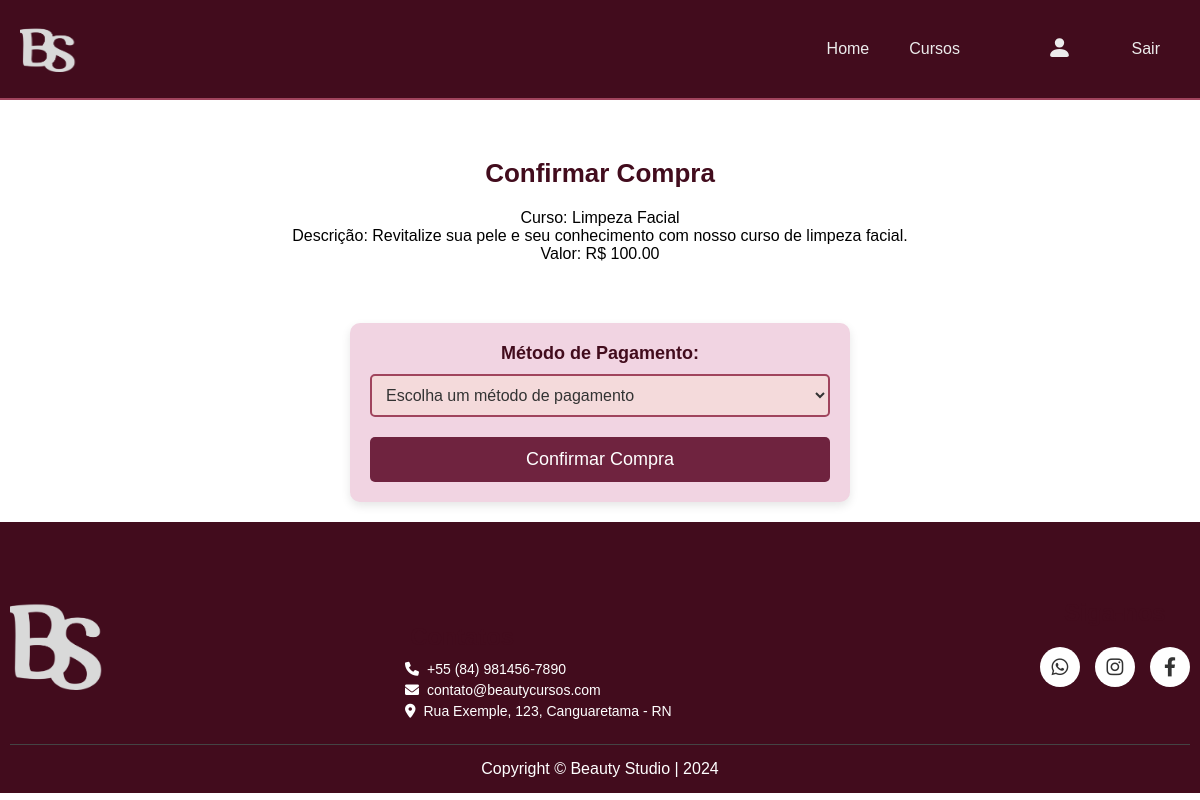
Page /curso/11/comprar/ (signed in) on the committed database.
### BStudios/models.py (models this page shows, shortened)
class Curso(models.Model):
    idCurso = models.BigAutoField(primary_key=True)
    nome = models.CharField(max_length=100, null=False)
    image = models.ImageField(upload_to='image/curso', null=True)
    descricao = models.CharField(max_length=300, null=False)
    dataInicio = models.DateField(null=False)
    dataFim = models.DateField(null=False)
    hora_inicio = models.TimeField(null=False)
    hora_final = models.TimeField(null=False)
    dias = models.CharField(max_length=100,null=False)
    valor_cur = models.DecimalField(max_digits=10, decimal_places=2, null=False)
    fk_idCaCursos = models.ForeignKey(CaCursos, on_delete=models.CASCADE)
    fk_idFuncionario = models.ForeignKey(Funcionario, on_delete=models.CASCADE)

### BStudios/views.py (the view, shortened to what this page needs)
# urls.py: path('curso/<idCurso>/comprar/', views.comprar_pedido, name='comprar_curso'),
@login_required
def comprar_pedido(request, idCurso):
    curso = Curso.objects.get(idCurso=idCurso)
    if Pedido.objects.filter(fk_idUsuario=request.user, fk_idCurso=curso).exists():
        return render(request, 'BStudios/ja_comprou.html', {'curso': curso})
    form = MetodoPagamentoForm()
    context = {'curso':curso, 'form':form}
    return render(request, 'BStudios/confirmar_compra.html', context)

### BStudios/forms.py
class MetodoPagamentoForm(forms.Form):
    metodo_pagamento = forms.ModelChoiceField(
        queryset=MetodoPagamento.objects.all(),
        empty_label="Escolha um método de pagamento",
        widget=forms.Select
    )

### BStudios/models.py (called while the page is built)
    def __str__(self):
      return self.tipo

### BStudios/templates/BStudios/confirmar_compra.html (shortened to what this page needs)
{% extends "BStudios/master.html" %}
{%load static %}
{% block content %}
<link rel="stylesheet" href="{% static 'css/compra.css' %}">
<h2>Confirmar Compra</h2>
<p>Curso: {{ curso.nome }}</p>
<p>Descrição: {{ curso.descricao }}</p>
<p>Valor: R$ {{ curso.valor_cur }}</p>
<form method="POST">
  <label for="metodo_pagamento">Método de Pagamento:</label>
  {{ form.metodo_pagamento }}
  <button type="submit">Confirmar Compra</button>
</form>
{% endblock content %}

### BStudios/static/css/master.css (style rules this page uses)
:root { --vinhoprinci: #420c1d; --vinho: #6f233f; --vinhoclaro: #a0445d; --marromleve: #cb5c64; --vinhobb: #e490ba; --vinhclaro: #eaa59f; --brancovinho: #f4dadb; --corhover: #eaa59f5b; --fontwhite: #ececec; }
* { margin: 0; padding: 0; box-sizing: border-box; font-family: Verdana, Geneva, Tahoma, sans-serif; }

### BStudios/static/css/compra.css (style rules this page uses)
h2 { color: #420c1d; font-size: 26px; margin-bottom: 20px; text-align: center; margin-top: 5%; }
form { background-color: #f1d4e2; padding: 20px; border-radius: 10px; max-width: 500px; margin: 20px auto; box-shadow: 0 4px 10px rgba(0, 0, 0, 0.1); margin-top: 5%; }
form label { display: block; font-size: 18px; margin-bottom: 10px; color: #420c1d; font-weight: bold; }
form select { width: 100%; padding: 10px; margin-bottom: 20px; border: 2px solid #a0445d; border-radius: 5px; font-size: 16px; outline: none; background-color: #f4dadb; color: #333; }
button { display: block; width: 100%; background-color: #6f233f; color: #fff; padding: 12px; border: none; border-radius: 5px; font-size: 18px; cursor: pointer; transition: background-color 0.3s ease; }

### rows in the picture
Curso: nome "Limpeza Facial", descricao "Revitalize sua pele e seu conhecimento com nosso curso de limpeza facial.", valor_cur "100.00"
